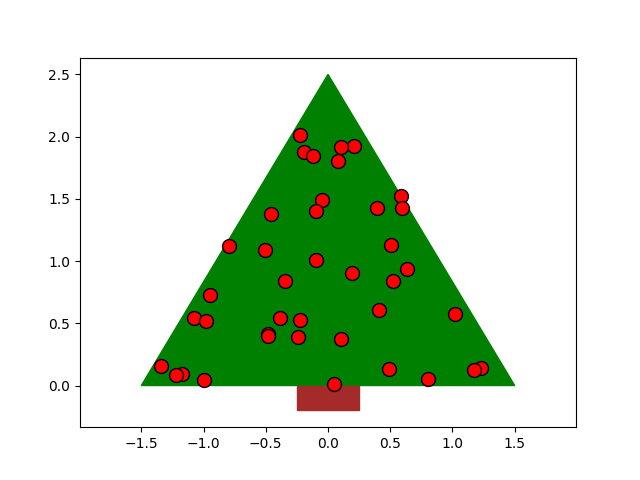

Reproduce this figure in Python.
import matplotlib.pyplot as plt
import random
import math

def trisample(A, B, C):
    """
    Given three vertices A, B, C,
    sample point uniformly in the triangle
    """
    r1 = random.random()
    r2 = random.random()

    s1 = math.sqrt(r1)

    x = A[0] * (1.0 - s1) + B[0] * (1.0 - r2) * s1 + C[0] * r2 * s1
    y = A[1] * (1.0 - s1) + B[1] * (1.0 - r2) * s1 + C[1] * r2 * s1

    return (x, y)

# The base of the tree will be a triangle
base_size = 1.5

# The base of the tree will be a triangle
points = [
    [-base_size, 0],
    [base_size, 0],
    [0, base_size+1],
]

# Plot the base of the tree
plt.fill(*zip(*points), color='green')

# The trunk of the tree will be a rectangle
trunk_width = 0.5
trunk_height = 0.2

plt.fill(
    [-trunk_width / 2, trunk_width / 2, trunk_width / 2, -trunk_width / 2],
    [-trunk_height, -trunk_height, 0, 0],
    color='brown',
)

# Add some ball decorations to the tree
random.seed(312345)
num_decorations = 40
for i in range(num_decorations):
    x,y = trisample([-base_size, 0],
    [base_size, 0],
    [0, base_size+1])
    size = 10
    plt.plot(
        x, y, marker='o', markersize=size, markeredgecolor='black', markerfacecolor='red', alpha=1
    )

plt.axis('equal')
plt.show()
